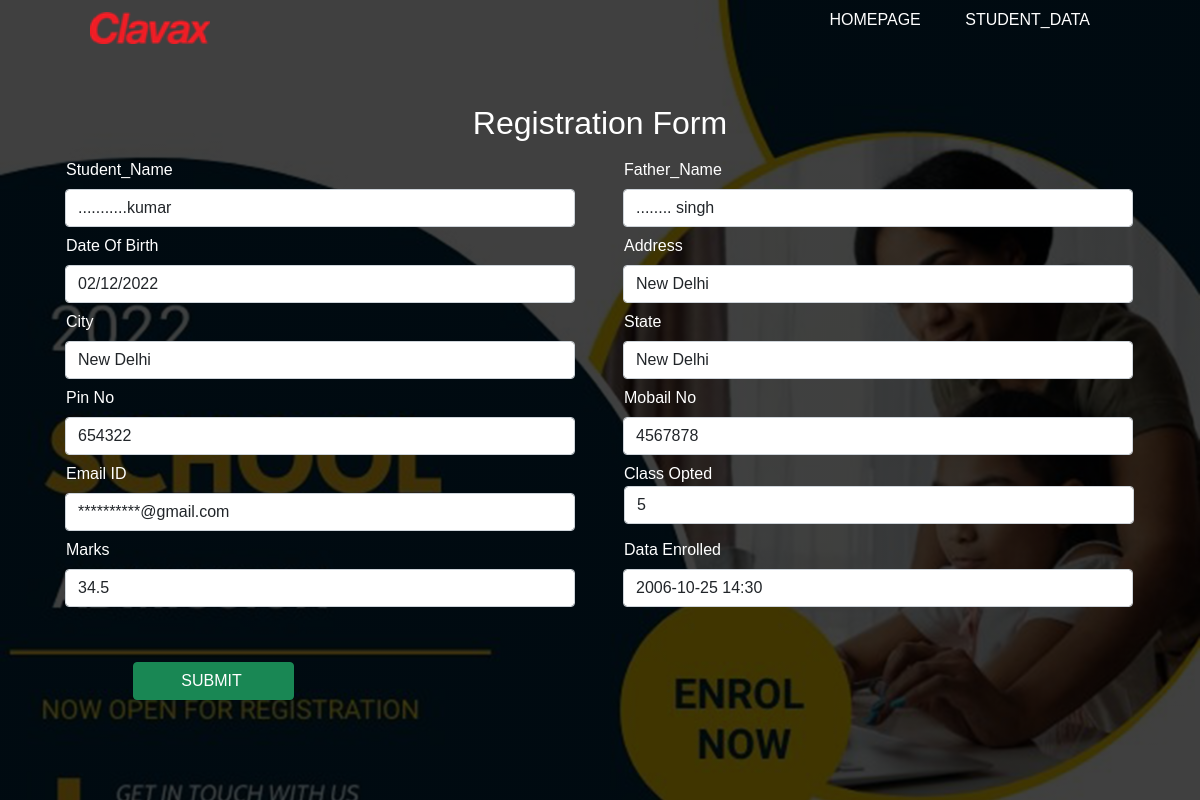
The app's page /stu_update/update31/ with its own data.
### enrolment_app/models.py (models this page shows)
class Student_data(models.Model):
    student_name=models.CharField(max_length=70)
    father_name=models.CharField(max_length=70)
    dob=models.DateField(null=True,blank=True)
    address=models.CharField(max_length=70)
    city=models.CharField(max_length=70)
    state=models.CharField(max_length=70)
    pinno=models.IntegerField()
    mobailno = models.IntegerField(default='+91',validators=[MaxValueValidator(9999999999)])
    email=models.EmailField(max_length=100)
    class_opted=models.IntegerField()
    marks=models.FloatField(null=True,blank=True)
    date_enrolled=models.DateTimeField(null=True,blank=True)

### enrolment_app/views.py (the view, shortened to what this page needs)
# urls.py: path('update<int:id>/',views.Update_post.as_view(),name='Update_post'),
class Update_post(View):
    template_name = 'student_form.html'
    def get(self,request,id):
        data = Student_data.objects.get(pk=id)
        print(data)
        post_data = Student_data_form(instance=data)
        return render(request,self.template_name,{'form':post_data})

### enrolment_app/templates/student_form.html (shortened to what this page needs)
{% extends 'home.html' %} {% load static %} {% block content %}
<div class="container">
    <div class="container mt-5">
        <form class="well form-horizontal" method="POST" id="contact_form" validate>
            <fieldset>
                <legend>
                    <center>
                        <h2 class="heading">Registration Form</h2>
                    </center>
                </legend><br>
                <div class="form-group">
                    <div class="row gap-md-4">
                        <div class="col-md">
                            <label class="col-md-4 heading control-label">Student_Name</label>
                            <div class="form-floating">
                                <div class="input-group">
                                    <div class="form-control-plaintext">
                                        {{ form.student_name }}
                                    </div>
                                </div>
                            </div>
                        </div>
                        <div class="col-md">
                            <label class="col-md-4 heading control-label">Father_Name</label>
                            <div class="form-floating">
                                <div class="form-floating">
                                    <div class="input-group">
                                        <div class="form-control-plaintext">
                                            {{ form.father_name }}
                                        </div>
                                    </div>
                                </div>
                            </div>
                        </div>
                    </div>
                    <div class="row gap-md-4">
                        <div class="col-md">
                            <label class="col-md-4 heading control-label">Date Of Birth</label>
                            <div class="form-floating">
                                <div class="input-group">
                                    <div class="form-control-plaintext">
                                        {{ form.dob }}
                                    </div>
                                </div>
                            </div>
                        </div>
                        <div class="col-md">
                            <label class="col-md-4 heading control-label">Address</label>
                            <div class="form-floating">
                                <div class="form-floating">
                                    <div class="input-group">
                                        <div class="form-control-plaintext">
                                            {{ form.address }}
                                        </div>
                                    </div>
                                </div>
                            </div>
                        </div>
                    </div>
                    <div class="row gap-md-4">
                        <div class="col-md">
                            <label class="col-md-4 heading control-label">City</label>
                            <div class="form-floating">
                                <div class="input-group">
                                    <div class="form-control-plaintext">
                                        {{ form.city }}
                                    </div>
                                </div>
                            </div>
                        </div>
                        <div class="col-md">
                            <label class="col-md-4 heading control-label">State</label>
                            <div class="form-floating">
                                <div class="form-floating">
                                    <div class="input-group">
                                        <div class="form-control-plaintext">
                                            {{ form.state }}
                                        </div>
                                    </div>
                                </div>
                            </div>
                        </div>
                    </div>
                    <div class="row gap-md-4">
                        <div class="col-md">
                            <label class="col-md-4 heading control-label">Pin No</label>
                            <div class="form-floating">
                                <div class="input-group">
                                    <div class="form-control-plaintext">
                                        {{ form.pinno }}
                                    </div>
                                </div>
                            </div>
                        </div>
                        <div class="col-md">
                            <label class="col-md-4 heading control-label">Mobail No</label>
                            <div class="form-floating">
                                <div class="form-floating">
                                    <div class="input-group">
                                        <div class="form-control-plaintext">
                                            {{ form.mobailno }}
                                        </div>
                                    </div>
                                </div>
                            </div>
                        </div>
                    </div>
                    <div class="row gap-md-4">
                        <div class="col-md">
                            <label class="col-md-4 heading control-label">Email ID</label>
                            <div class="form-floating">
                                <div class="input-group">
                                    <div class="form-control-plaintext">
                                        {{ form.email }}
                                    </div>
                                </div>
                            </div>
                        </div>
                        <div class="col-md">
                            <label class="col-md-4 heading control-label">Class Opted</label>
                            <div class="form-floating">
                                <div class="form-floating">
                                    <div class="input-group">
                                        <select class="form-control" id="{{ form.class_opted }}">
                                          <option>5</option>
                                        </select>
                                    </div>
                                </div>
                            </div>
                        </div>
                    </div>
                    <div class="row gap-md-4">
                        <div class="col-md">
                            <label class="col-md-4 heading control-label">Marks</label>
                            <div class="form-floating">
                                <div class="input-group">
                                    <div class="form-control-plaintext">
                                        {{ form.marks }}
                                    </div>
                                </div>
                            </div>
                        </div>
                        <div class="col-md">
                            <label class="col-md-4 heading control-label">Data Enrolled</label>
                            <div class="form-floating">
                                <div class="form-floating">
                                    <div class="input-group">
                                        <div class="form-control-plaintext">
                                            {{ form.date_enrolled }}
                                        </div>
                                    </div>
                                </div>
                            </div>
                        </div>
                    </div>
                </div>
                <div class="form-group">
                    <div class="col-md-4"><br> &nbsp&nbsp&nbsp&nbsp&nbsp&nbsp&nbsp&nbsp&nbsp&nbsp&nbsp&nbsp&nbsp&nbsp
                        <button type="submit" class="btn btn-success">&nbsp&nbsp&nbsp&nbsp&nbsp&nbsp&nbsp&nbspSUBMIT &nbsp&nbsp&nbsp&nbsp&nbsp&nbsp&nbsp&nbsp</button>
                    </div>
                </div>
            </fieldset>
        </form>
    </div>
    {% endblock content %}

### enrolment_app/static/css/styles.css (style rules this page uses)
* { margin: 0; padding: 0; font-family: sans-serif; }

### enrolment_app/templates/student_form.html (style rules this page uses)
.heading { color: #fff }

### records on screen
Student_data: student_name "...........kumar", father_name "........ singh", dob "02/12/2022", address "New Delhi", city "New Delhi", state "New Delhi", pinno "654322", mobailno "4567878", email "**********@gmail.com", class_opted "5", marks "34.5", date_enrolled "2006-10-25 14:30"
